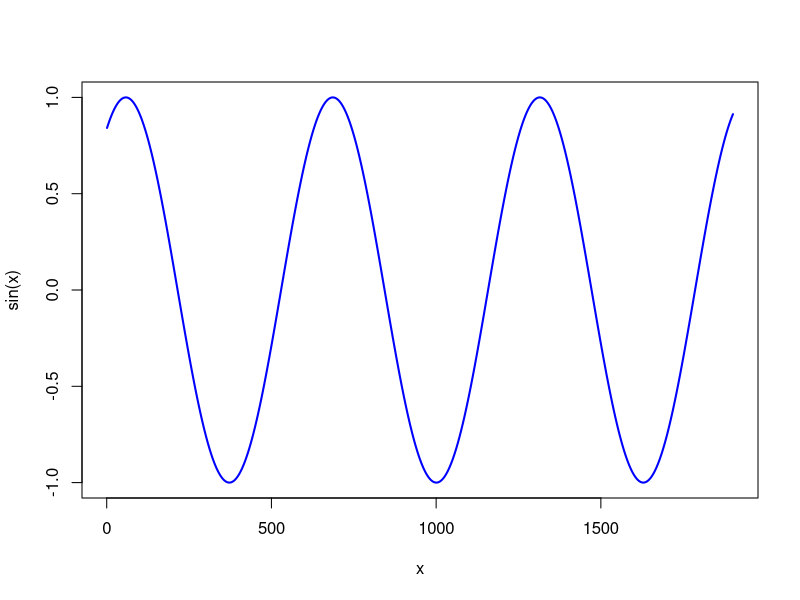

Here is the R script that generated this plot:
## ---- chunk 1
a=2
b=10
a^b
## ---- chunk 2
plot(sin(seq(1,20,0.01)), type="l", lwd=2, xlab = "x", ylab="sin(x)", col="blue")
